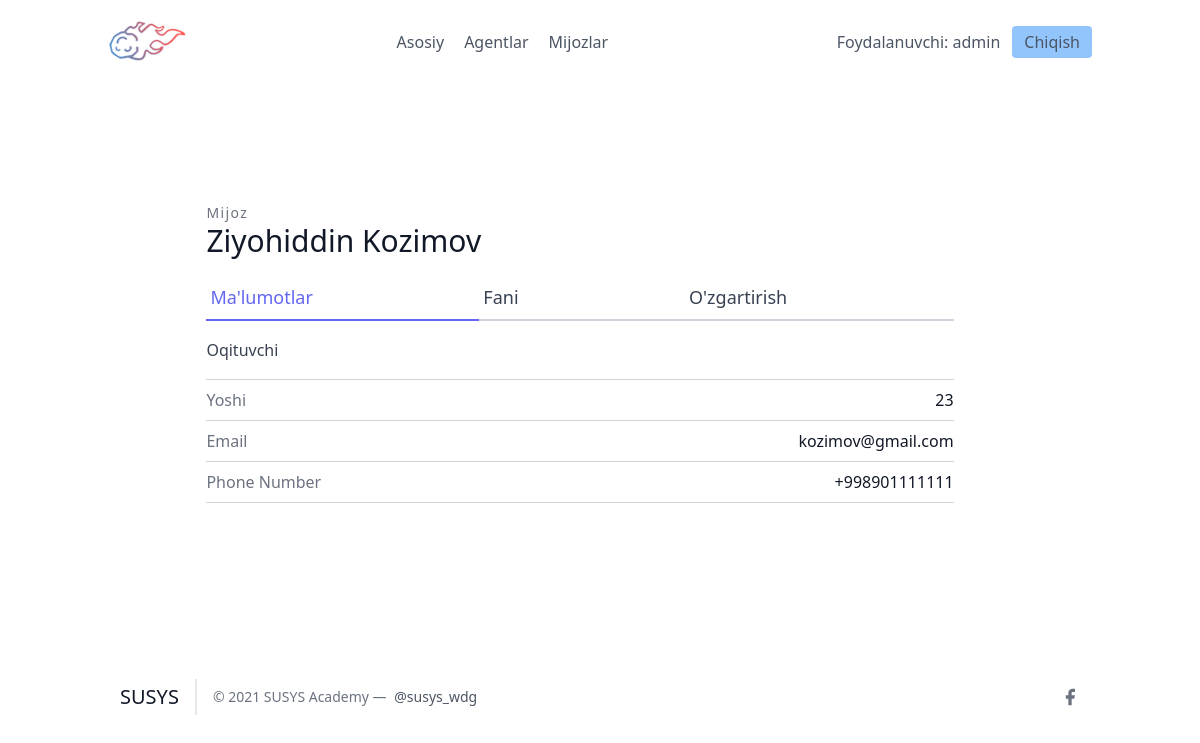
The app's page /leads/1/ (signed in) with its own data.
### leads/models.py (models this page shows, shortened)
class User(AbstractUser):
    is_organisor = models.BooleanField(default=True)
    is_agent = models.BooleanField(default=False)

class Lead(models.Model):
    ismi = models.CharField(max_length=20)
    familiyasi = models.CharField(max_length=20)
    yoshi = models.IntegerField(default=0)
    organisation = models.ForeignKey(UserProfile, on_delete=models.CASCADE)
    agent = models.ForeignKey("Agent", null=True, blank=True, on_delete=models.SET_NULL)
    category = models.ForeignKey("Category", related_name='leads', null=True,  blank=True, on_delete=models.SET_NULL)
    izoh = models.TextField()
    sana = models.DateTimeField(auto_now_add=True)
    telefon = models.CharField(max_length=20)
    email = models.EmailField()

### leads/views.py (the view)
# urls.py: path('<int:pk>/', LeadDetailView.as_view(), name="detallar"),
class LeadDetailView(OrganiserAndLoginRequiredMixin, DetailView):
    template_name = "leads/leads_detail.html"
    queryset = Lead.objects.all()
    context_object_name = "lead"

### agents/mixins.py (called while the page is built)
    def dispatch(self, request, *args, **kwargs):
        if not request.user.is_authenticated or not request.user.is_organisor:
            return redirect("login")
        return super().dispatch(request, *args, **kwargs)

### leads/templates/leads/leads_detail.html
{% extends "base.html" %}
{% block content %}
<section class="text-gray-700 body-font overflow-hidden">
    <div class="container px-5 py-24 mx-auto">
      <div class="lg:w-4/5 mx-auto flex flex-wrap">
        <div class="w-full lg:pr-10 lg:py-6 mb-6 lg:mb-0">
            <h2 class="text-sm title-font text-gray-500 tracking-widest">Mijoz</h2>
            <h1 class="text-gray-900 text-3xl title-font font-medium mb-4">{{ lead.ismi }} {{ lead.familiyasi }}</h1>
            <div class="flex mb-4">
                <a href="{% url 'leads:detallar' lead.pk %}" class="flex-grow text-indigo-500 border-b-2 border-indigo-500 py-2 text-lg px-1">
                    Ma'lumotlar
                </a>
                <a href="{% url 'leads:lead-category-update' lead.pk %}" class="flex-grow border-b-2 border-gray-300 py-2 text-lg px-1">
                    Fani
                </a>
                <a href="{% url 'leads:update' lead.pk %}" class="flex-grow border-b-2 border-gray-300 py-2 text-lg px-1">
                    O'zgartirish
                </a>
            </div>
            <p class="leading-relaxed mb-4">{{ lead.izoh }}</p>
            <div class="flex border-t border-gray-300 py-2">
                <span class="text-gray-500">Yoshi</span>
                <span class="ml-auto text-gray-900">{{ lead.yoshi }}</span>
            </div>
            <div class="flex border-t border-gray-300 py-2">
                <span class="text-gray-500">Email</span>
                <span class="ml-auto text-gray-900">{{ lead.email }}</span>
            </div>
            <div class="flex border-t border-b mb-6 border-gray-300 py-2">
                <span class="text-gray-500">Phone Number</span>
                <span class="ml-auto text-gray-900">{{ lead.telefon }}</span>
            </div>
        </div>
      </div>
    </div>
  </section>
{% endblock content %}

### frontend/details/navbar.html
{% load static %}
<header class="text-gray-600 body-font">
  <div class="container mx-auto flex flex-wrap p-5 flex-col md:flex-row items-center">
    <a class="flex title-font font-medium items-center text-gray-900 mb-4 md:mb-0">
      <img src="{% static 'images/logo.png' %}" style="width: 80px;" alt="Logo">
    </a>
    <nav class="md:ml-auto md:mr-auto flex flex-wrap items-center text-base justify-center">
      <a href="/" class="mr-5 hover:text-gray-900">Asosiy</a>
    {% if not request.user.is_authenticated %}
      </nav>
        <button class="inline-flex items-center bg-blue-300 border-0 py-1 px-3 focus:outline-none hover:bg-blue-200 rounded text-base mt-4 md:mt-0" style="margin-right: 20px">
          <a  href="{% url 'signup' %}">Ro'yxatdan o'tish
          </a>
        </button>
      {% else %}
      {% if request.user.is_organisor %}
        <a href="/agents/" class="mr-5 hover:text-gray-900">Agentlar</a>
      {% endif %}
        <a href="/leads/" class="mr-5 hover:text-gray-900">Mijozlar</a>
      </nav>
    {% endif %}
    {% if request.user.is_authenticated %}
      Foydalanuvchi: {{ request.user.username }}
      <button class="ml-3 inline-flex items-center bg-blue-300 border-0 py-1 px-3 focus:outline-none hover:bg-blue-200 rounded text-base mt-4 md:mt-0">
        <a  href="{% url 'logout' %}">Chiqish
        </a>
      </button>
    {% else %}
    <button class="inline-flex items-center bg-blue-300 border-0 py-1 px-3 focus:outline-none hover:bg-blue-200 rounded text-base mt-4 md:mt-0">
      <a href="{% url 'login' %}">Kirish
    </a>
    </button>
    {% endif %}
  </div>
</header>

### records on screen
User: user.username "admin"
Lead: ismi "Ziyohiddin", familiyasi "Kozimov", izoh "Oqituvchi", yoshi "23", email "kozimov@gmail.com", telefon "+998901111111"
